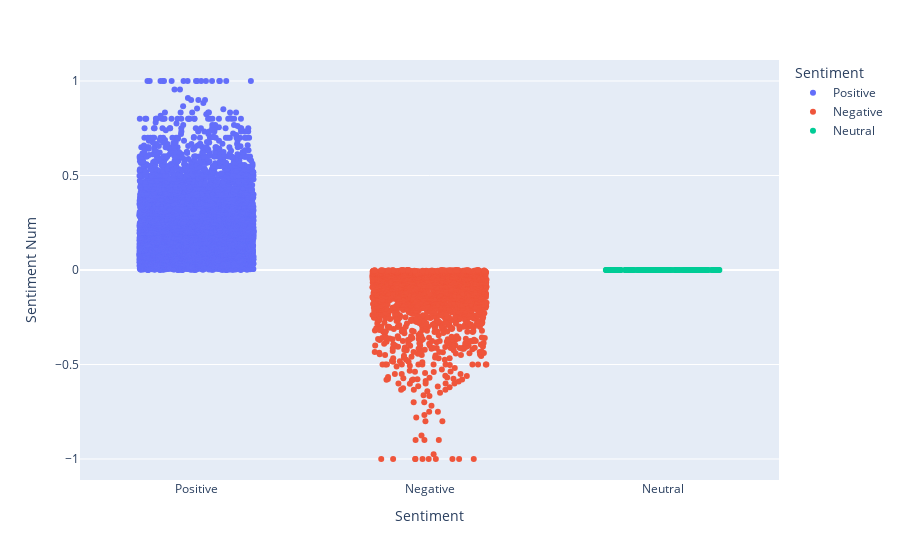

The cell this chart's notebook holds for it:
### Code cell
px.strip(df, x = "Sentiment", y = "Sentiment Num", color = "Sentiment").update_traces(jitter = 1)

### Figure 1 — Plotly figure (JSON) as saved in the notebook; plotly's stock layout.template omitted (floating-point values rounded to 4 significant figures; data arrays with more than 128 entries replaced by an {"elided": "..."} marker saying what was removed)
{"data": [{"alignmentgroup": "True", "boxpoints": "all", "fillcolor": "rgba(255,255,255,0)", "hoveron": "points", "hovertemplate": "Sentiment=%{x}<br>Sentiment Num=%{y}<extra></extra>", "jitter": 1, "legendgroup": "Positive", "line": {"color": "rgba(255,255,255,0)"}, "marker": {"color": "#636efa"}, "name": "Positive", "offsetgroup": "Positive", "orientation": "v", "pointpos": 0, "showlegend": true, "type": "box", "x": {"elided": "7739 str values"}, "x0": " ", "xaxis": "x", "y": {"elided": "7739 float values"}, "y0": " ", "yaxis": "y"}, {"alignmentgroup": "True", "boxpoints": "all", "fillcolor": "rgba(255,255,255,0)", "hoveron": "points", "hovertemplate": "Sentiment=%{x}<br>Sentiment Num=%{y}<extra></extra>", "jitter": 1, "legendgroup": "Negative", "line": {"color": "rgba(255,255,255,0)"}, "marker": {"color": "#EF553B"}, "name": "Negative", "offsetgroup": "Negative", "orientation": "v", "pointpos": 0, "showlegend": true, "type": "box", "x": {"elided": "2112 str values"}, "x0": " ", "xaxis": "x", "y": {"elided": "2112 float values"}, "y0": " ", "yaxis": "y"}, {"alignmentgroup": "True", "boxpoints": "all", "fillcolor": "rgba(255,255,255,0)", "hoveron": "points", "hovertemplate": "Sentiment=%{x}<br>Sentiment Num=%{y}<extra></extra>", "jitter": 1, "legendgroup": "Neutral", "line": {"color": "rgba(255,255,255,0)"}, "marker": {"color": "#00cc96"}, "name": "Neutral", "offsetgroup": "Neutral", "orientation": "v", "pointpos": 0, "showlegend": true, "type": "box", "x": {"elided": "149 str values"}, "x0": " ", "xaxis": "x", "y": {"elided": "149 int values"}, "y0": " ", "yaxis": "y"}], "layout": {"boxmode": "overlay", "legend": {"title": {"text": "Sentiment"}, "tracegroupgap": 0}, "margin": {"t": 60}, "xaxis": {"anchor": "y", "categoryarray": ["Positive", "Negative", "Neutral"], "categoryorder": "array", "domain": [0, 1], "title": {"text": "Sentiment"}}, "yaxis": {"anchor": "x", "domain": [0, 1], "title": {"text": "Sentiment Num"}}}}
